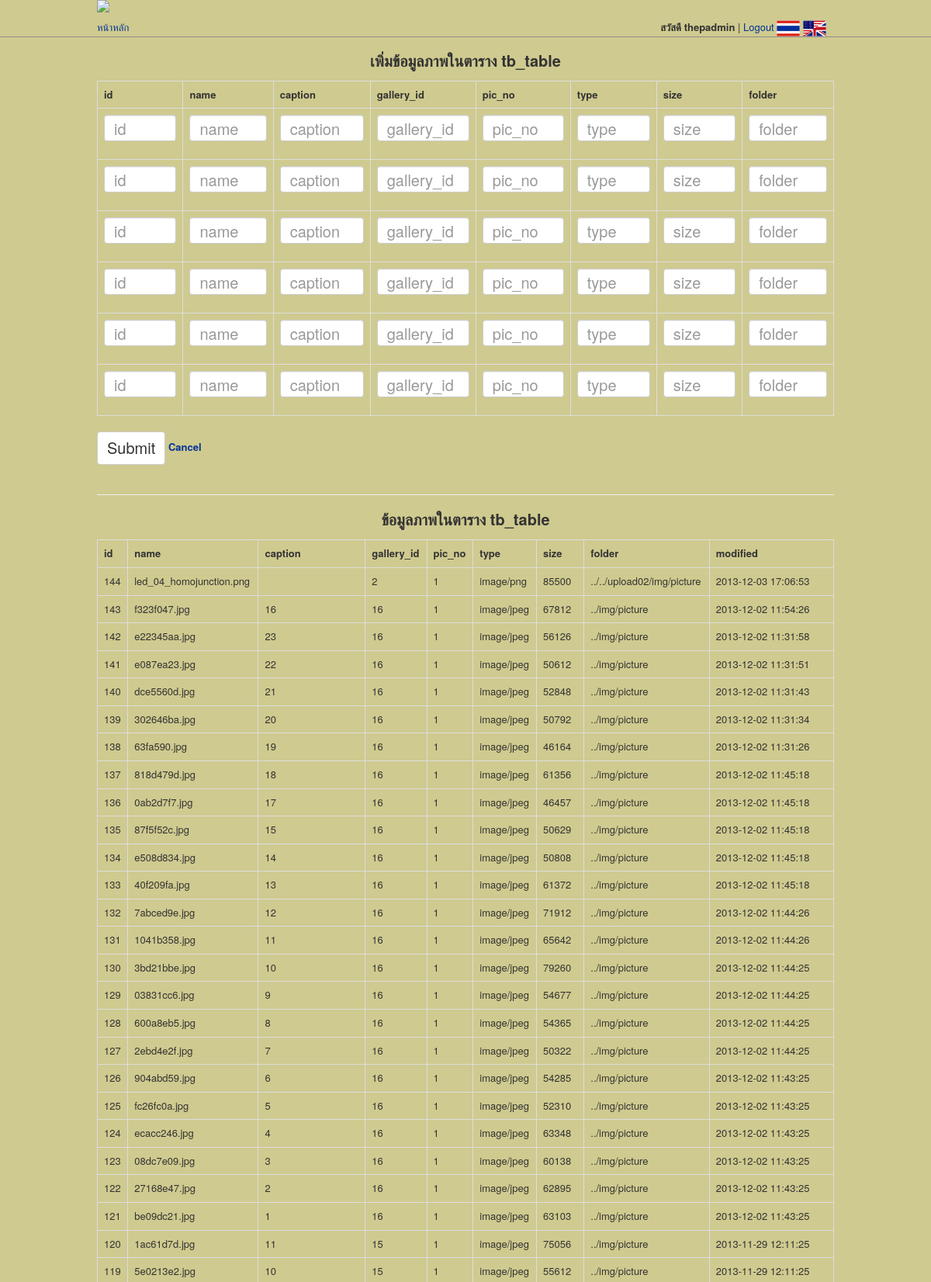
Screenshot of /views/add-tb_picture.php (signed in, upper part) with the database file from the repository.
### tables this page shows
CREATE TABLE `tb_picture` (
  `id` int(11) NOT NULL auto_increment,
  `name` varchar(255) NOT NULL,
  `caption` varchar(255) NOT NULL,
  `gallery_id` int(11) NOT NULL,
  `pic_no` int(11) NOT NULL,
  `type` varchar(255) NOT NULL,
  `size` float NOT NULL,
  `folder` varchar(255) NOT NULL,
  `modified` varchar(255) NOT NULL,
  PRIMARY KEY  (`id`)
);

### src/views/add-tb_picture.php (the view, shortened to what this page needs)
</head>
<body>
    <div class="container">
        <div class="row">
            <div class="col-xs-12 col-sm-12 col-md-12">
                <h2 class="text-center">เพิ่มข้อมูลภาพในตาราง tb_table <?php echo $g['title']; ?></h2>
                <form role="form" name="form1" method="post" action="<?php echo $_SERVER['PHP_SELF']; ?>" enctype="multipart/form-data">
                    <table class="table table-bordered">
                        <tr>
                            <th>id</th>
                            <th>name</th>
                            <th>caption</th>
                            <th>gallery_id</th>
                            <th>pic_no</th>
                            <th>type</th>
                            <th>size</th>
                            <th>folder</th>
                        </tr>
                        <?php
                        for ($i = 1; $i <= 6; $i++) {
                            echo '
                    <tr>
                        <td>
                            <div class="form-group">
                                <label class="sr-only" for="id_'.$i.'">id</label>
                                <input type="text" class="form-control" id="id_'.$i.'" name="id_'.$i.'" placeholder="id">
                            </div>
                        </td>
                        <td>
                            <div class="form-group">
                                <label class="sr-only" for="name_'.$i.'">name</label>
                                <input type="text" class="form-control" id="name_'.$i.'" name="name_'.$i.'" placeholder="name">
                            </div>
                        </td>
                        <td>
                            <div class="form-group">
                                <label class="sr-only" for="caption_'.$i.'">caption</label>
                                <input type="text" class="form-control" id="caption_'.$i.'" name="caption_'.$i.'" placeholder="caption">
                            </div>
                        </td>
                        <td>
                            <div class="form-group">
                                <label class="sr-only" for="gallery_id_'.$i.'">gallery_id</label>
                                <input type="text" class="form-control" id="gallery_id_'.$i.'" name="gallery_id_'.$i.'" placeholder="gallery_id">
                            </div>
                        </td>
                        <td>
                            <div class="form-group">
                                <label class="sr-only" for="pic_no_'.$i.'">id</label>
                                <input type="text" class="form-control" id="pic_no_'.$i.'" name="pic_no_'.$i.'" placeholder="pic_no">
                            </div>
                        </td>
                        <td>
                            <div class="form-group">
                                <label class="sr-only" for="type_'.$i.'">type</label>
                                <input type="text" class="form-control" id="type_'.$i.'" name="type_'.$i.'" placeholder="type">
                            </div>
                        </td>
                        <td>
                            <div class="form-group">
                                <label class="sr-only" for="size_'.$i.'">size</label>
                                <input type="text" class="form-control" id="size_'.$i.'" name="size_'.$i.'" placeholder="size">
                            </div>
                        </td>
                        <td>
                            <div class="form-group">
                                <label class="sr-only" for="folder_'.$i.'">folder</label>
                                <input type="text" class="form-control" id="folder_'.$i.'" name="folder_'.$i.'" placeholder="folder">
                            </div>
                        </td>
                    </tr>
                                ';
                        }
                        ?>
                    </table>
                    <input type="submit" value="Submit" class="btn btn-default"> <a href="gallery.php" style="font-weight: bold;">Cancel</a>
                </form>
                <p>&nbsp;</p>
                <hr>
                <h2 class="text-center">ข้อมูลภาพในตาราง tb_table <?php echo $g['title']; ?></h2>
                <?php
                $sql = "SELECT * FROM tb_picture ORDER BY id DESC;";
                $result = mysql_query($sql);
                ?>
                <table class="table table-bordered">
                    <tr>
                        <th>id</th>
                        <th>name</th>
                        <th>caption</th>
                        <th>gallery_id</th>
                        <th>pic_no</th>
                        <th>type</th>
                        <th>size</th>
                        <th>folder</th>
                        <th>modified</th>
                    </tr>
                    <?php
                    while ($p = mysql_fetch_array($result)) {
                        echo '
                    <tr>
                        <td>' . $p['id'] . '</td>
                        <td>' . $p['name'] . '</td>
                        <td>' . $p['caption'] . '</td>
                        <td>' . $p['gallery_id'] . '</td>
                        <td>' . $p['pic_no'] . '</td>
                        <td>' . $p['type'] . '</td>
                        <td>' . $p['size'] . '</td>
                        <td>' . $p['folder'] . '</td>
                        <td>' . $p['modified'] . '</td>
                    </tr>
                    ';
                    }
                    ?>
                </table>
            </div>
        </div>
    </div>
</body>
</html>

### src/themes/assets/css/docs.css (style rules this page uses)
body { position: relative; padding-top: 50px; }

### src/style/main.css (style rules this page uses)
body { margin: 0; padding: 0; width: 100%; background-color: #CFCA8F; font-size: 13px; color: #333; }
h1, h2, h3, h4, h5, h6, .h1, .h2, .h3, .h4, .h5, .h6 { font-weight: bold; }
h2, .h2 { font-size: 20px; }
a { text-decoration: none; color: #039; }
td { padding-left: 10px; padding-right: 10px; }
h1, h2, h3 { margin-top: 10px; margin-bottom: 8px; }
p { margin: 0 }
.col-xs-1, .col-xs-2, .col-xs-3, .col-xs-4, .col-xs-5, .col-xs-6, .col-xs-7, .col-xs-8, .col-xs-9, .col-xs-10, .col-xs-11, .col-xs-12, .col-sm-1, .col-sm-2, .col-sm-3, .col-sm-4, .col-sm-5, .col-sm-6, .col-sm-7, .col-sm-8, .col-sm-9, .col-sm-10, .col-sm-11, .col-sm-12, .col-md-1, .col-md-2, .col-md-3, .col-md-4, .col-md-5, .col-md-6, .col-md-7, .col-md-8, .col-md-9, .col-md-10, .col-md-11, .col-md-12, .col-lg-1, .col-lg-2, .col-lg-3, .col-lg-4, .col-lg-5, .col-lg-6, .col-lg-7, .col-lg-8, .col-lg-9, .col-lg-10, .col-lg-11, .col-lg-12 { padding-top: 10px; padding-right: 10px; padding-left: 10px; }
table { margin: auto; margin-top: 15px; }
.form-control { font-size: 20px; }
.btn { font-size: 20px; }
@media (min-width: 1200px) { .container { max-width: 100%; } }
@media (min-width: 1200px) { .container > .row, footer > .row { width: 970px; margin: auto; } }

### rows the page displays
tb_picture: id "144", name "led_04_homojunction.png", gallery "2", pic_no "1", type "image/png", size "85500", folder "../../upload02/img/picture", modified "2013-12-03 17:06:53"
tb_picture: id "143", name "f323f047.jpg", caption "16", gallery "16", pic_no "1", type "image/jpeg", size "67812", folder "../img/picture", modified "2013-12-02 11:54:26"
tb_picture: id "142", name "e22345aa.jpg", caption "23", gallery "16", pic_no "1", type "image/jpeg", size "56126", folder "../img/picture", modified "2013-12-02 11:31:58"
tb_picture: id "141", name "e087ea23.jpg", caption "22", gallery "16", pic_no "1", type "image/jpeg", size "50612", folder "../img/picture", modified "2013-12-02 11:31:51"
tb_picture: id "140", name "dce5560d.jpg", caption "21", gallery "16", pic_no "1", type "image/jpeg", size "52848", folder "../img/picture", modified "2013-12-02 11:31:43"
tb_picture: id "139", name "302646ba.jpg", caption "20", gallery "16", pic_no "1", type "image/jpeg", size "50792", folder "../img/picture", modified "2013-12-02 11:31:34"
tb_picture: id "138", name "63fa590.jpg", caption "19", gallery "16", pic_no "1", type "image/jpeg", size "46164", folder "../img/picture", modified "2013-12-02 11:31:26"
tb_picture: id "137", name "818d479d.jpg", caption "18", gallery "16", pic_no "1", type "image/jpeg", size "61356", folder "../img/picture", modified "2013-12-02 11:45:18"
tb_picture: id "136", name "0ab2d7f7.jpg", caption "17", gallery "16", pic_no "1", type "image/jpeg", size "46457", folder "../img/picture", modified "2013-12-02 11:45:18"
tb_picture: id "135", name "87f5f52c.jpg", caption "15", gallery "16", pic_no "1", type "image/jpeg", size "50629", folder "../img/picture", modified "2013-12-02 11:45:18"
tb_picture: id "134", name "e508d834.jpg", caption "14", gallery "16", pic_no "1", type "image/jpeg", size "50808", folder "../img/picture", modified "2013-12-02 11:45:18"
tb_picture: id "133", name "40f209fa.jpg", caption "13", gallery "16", pic_no "1", type "image/jpeg", size "61372", folder "../img/picture", modified "2013-12-02 11:45:18"
tb_picture: id "132", name "7abced9e.jpg", caption "12", gallery "16", pic_no "1", type "image/jpeg", size "71912", folder "../img/picture", modified "2013-12-02 11:44:26"
tb_picture: id "131", name "1041b358.jpg", caption "11", gallery "16", pic_no "1", type "image/jpeg", size "65642", folder "../img/picture", modified "2013-12-02 11:44:26"
tb_picture: id "130", name "3bd21bbe.jpg", caption "10", gallery "16", pic_no "1", type "image/jpeg", size "79260", folder "../img/picture", modified "2013-12-02 11:44:25"
tb_picture: id "129", name "03831cc6.jpg", caption "9", gallery "16", pic_no "1", type "image/jpeg", size "54677", folder "../img/picture", modified "2013-12-02 11:44:25"
tb_picture: id "128", name "600a8eb5.jpg", caption "8", gallery "16", pic_no "1", type "image/jpeg", size "54365", folder "../img/picture", modified "2013-12-02 11:44:25"
tb_picture: id "127", name "2ebd4e2f.jpg", caption "7", gallery "16", pic_no "1", type "image/jpeg", size "50322", folder "../img/picture", modified "2013-12-02 11:44:25"
tb_picture: id "126", name "904abd59.jpg", caption "6", gallery "16", pic_no "1", type "image/jpeg", size "54285", folder "../img/picture", modified "2013-12-02 11:43:25"
tb_picture: id "125", name "fc26fc0a.jpg", caption "5", gallery "16", pic_no "1", type "image/jpeg", size "52310", folder "../img/picture", modified "2013-12-02 11:43:25"
tb_picture: id "124", name "ecacc246.jpg", caption "4", gallery "16", pic_no "1", type "image/jpeg", size "63348", folder "../img/picture", modified "2013-12-02 11:43:25"
tb_picture: id "123", name "08dc7e09.jpg", caption "3", gallery "16", pic_no "1", type "image/jpeg", size "60138", folder "../img/picture", modified "2013-12-02 11:43:25"
tb_picture: id "122", name "27168e47.jpg", caption "2", gallery "16", pic_no "1", type "image/jpeg", size "62895", folder "../img/picture", modified "2013-12-02 11:43:25"
tb_picture: id "121", name "be09dc21.jpg", caption "1", gallery "16", pic_no "1", type "image/jpeg", size "63103", folder "../img/picture", modified "2013-12-02 11:43:25"
tb_picture: id "120", name "1ac61d7d.jpg", caption "11", gallery "15", pic_no "1", type "image/jpeg", size "75056", folder "../img/picture", modified "2013-11-29 12:11:25"
tb_picture: id "119", name "5e0213e2.jpg", caption "10", gallery "15", pic_no "1", type "image/jpeg", size "55612", folder "../img/picture", modified "2013-11-29 12:11:25"

### other values shown
$output "สวัสดี thepadmin | Logout"
